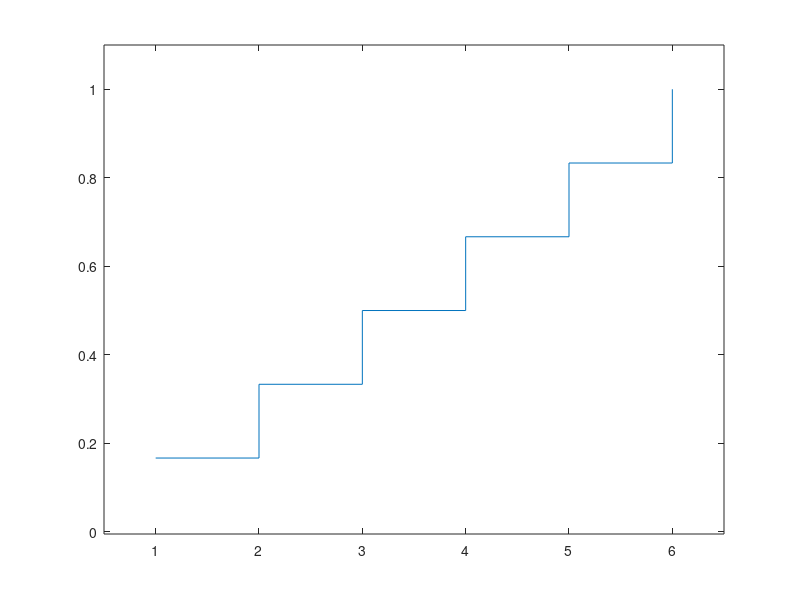

MATLAB code to generate this figure:
%% exercicio 1a

Sx = 1:6

xi = Sx

pX = [1 1 1 1 1 1] /6

stem(xi, pX)

xlabel("x_i")
ylabel("p_X(x_i)")
title("fmp X")

axis([0.5 6.5 -0.05 0.2])

%% exercicio 1b

Fx = cumsum(pX)

stairs(xi, Fx)

axis([0.5 6.5 -0.005 1.1])